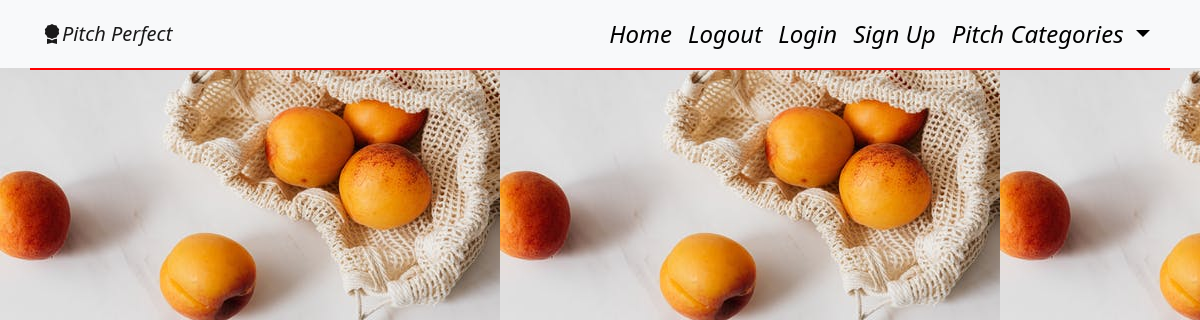
The page /pitches (signed in) on the database as committed earlier.
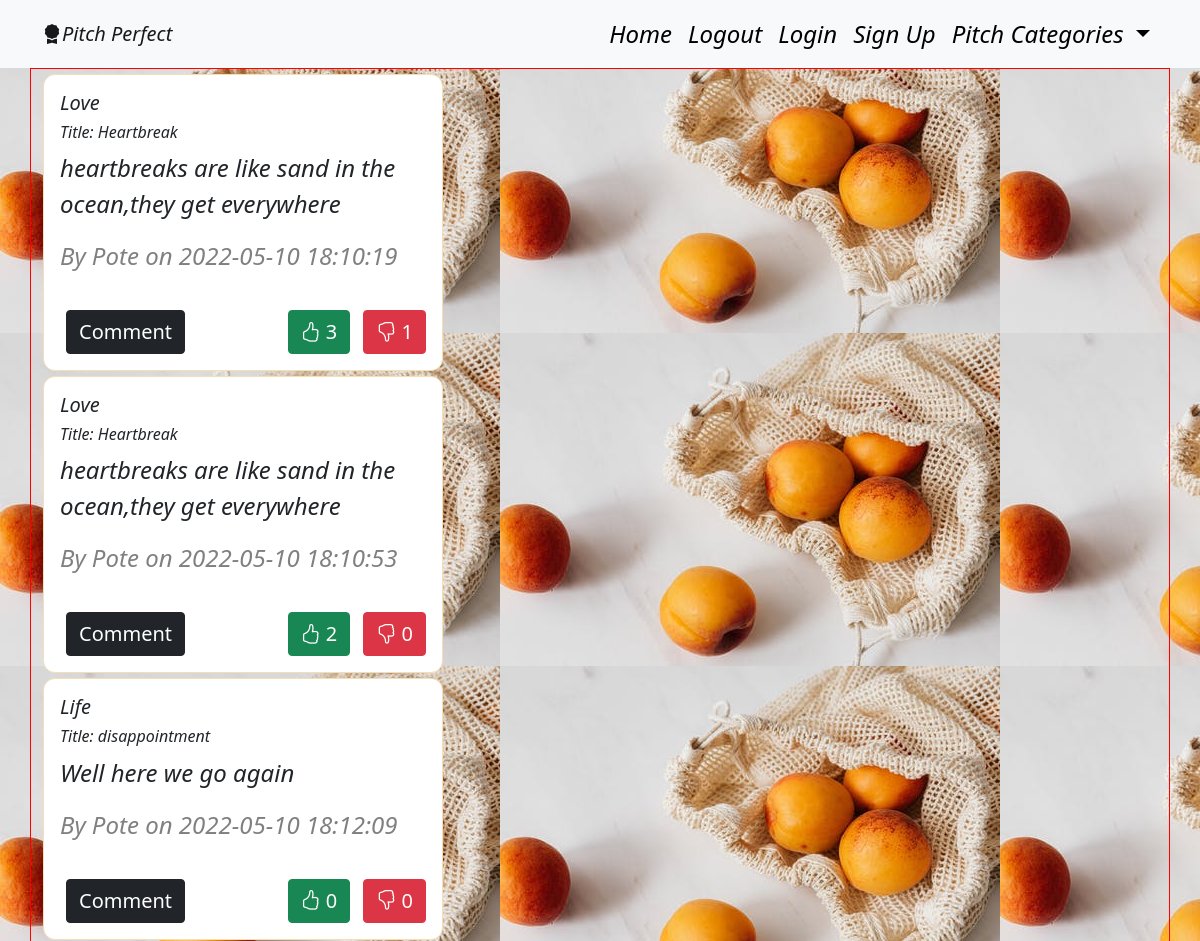
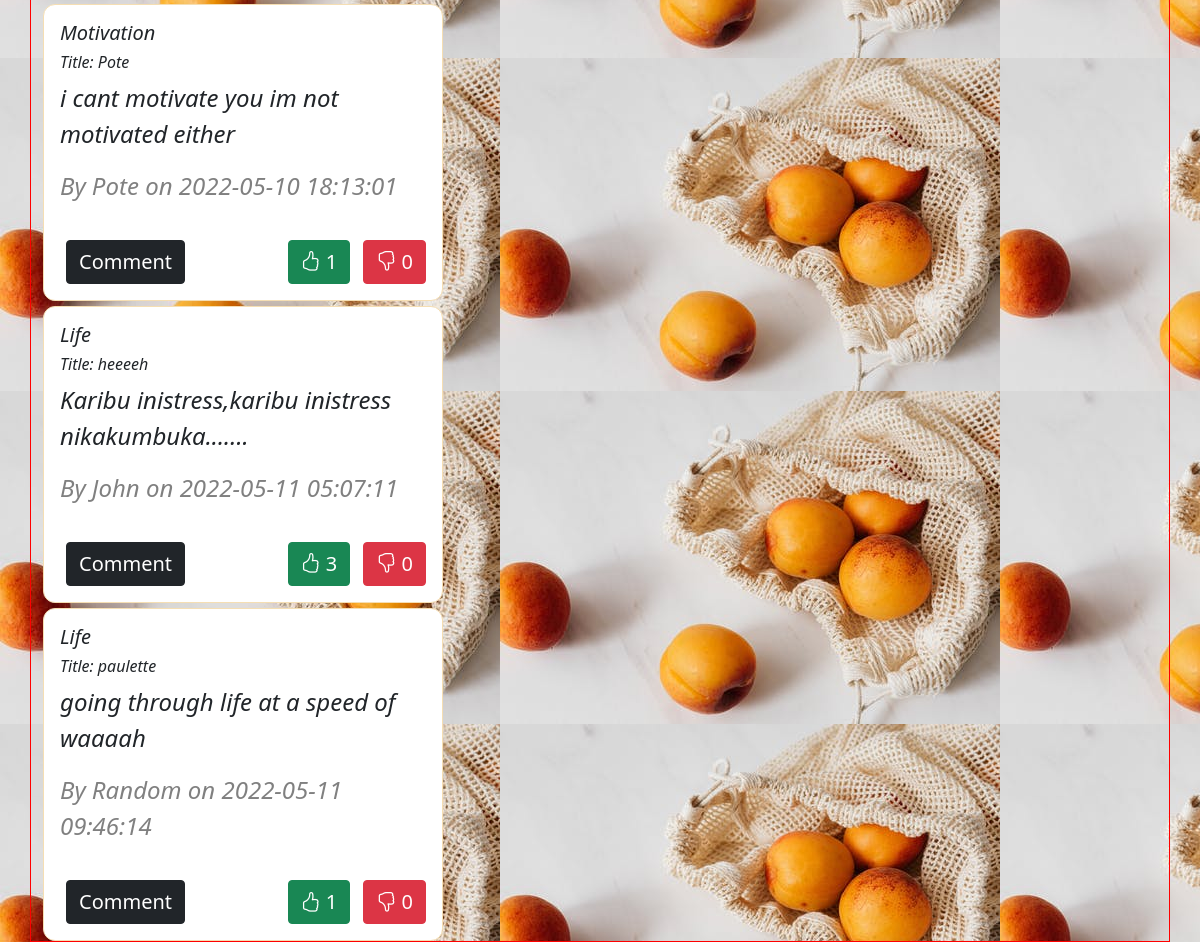
The same page on the database as committed later (2 pictures, top to bottom).
### app/models.py (models this page shows)
class Pitch(db.Model):
    __table_name__ = 'pitches'
    id = db.Column(db.Integer, primary_key=True)
    title = db.Column(db.String(255), nullable=False)
    category = db.Column(db.String(255), nullable=False)
    content = db.Column(db.String(255), nullable=False)
    user_id = db.Column(db.Integer, db.ForeignKey('user.id'))
    comment = db.relationship('Comment', backref='pitch', lazy='dynamic')
    upvotes = db.relationship('UpVote', backref='pitch', lazy='dynamic')
    downvotes = db.relationship('DownVote', backref='pitch', lazy='dynamic')
    date = db.Column(db.DateTime(timezone=True), default=func.now())

class User(db.Model, UserMixin):
    id = db.Column(db.Integer, primary_key=True)
    username = db.Column(db.String(255))
    email = db.Column(db.String(255), unique=True)
    password = db.Column(db.String(255))
    pitches = db.relationship('Pitch', backref='user', lazy='dynamic')

### app/main/views.py (the view)
@main.route('/pitches')
@login_required
def pitches():
    pitches = Pitch.query.all()
    return render_template('display_pitch.html', pitches=pitches)

### app/__init__.py (called while the page is built)
def create_app(config_name):  # a method to instantiate our App
    app = Flask(__name__)
    app.config['SECRET_KEY'] = 'SECRET'
    app.config['SQLALCHEMY_DATABASE_URI'] = f'sqlite:///{DB_NAME}'
    db.init_app(app)  # initialise our db
    mail.init_app(app) # initialize our mail
    login_manager = LoginManager()
    login_manager.login_view = 'auth.login'
    login_manager.init_app(app)
    bootstrap = Bootstrap(app)
    @login_manager.user_loader
    def load_user(user_id):
        return User.query.get(int(user_id))
    app.config.from_object(config_options[config_name])
    from .main import main as main_blueprint
    from .auth import auth as auth_blueprint
    app.register_blueprint(main_blueprint)
    app.register_blueprint(auth_blueprint, url_prefix='/')
    from .models import User, Pitch
    create_database(app)
    return app

### app/templates/display_pitch.html
{% extends 'base.html'%}
{% from 'display_pitch_macro.html' import display_pitches%}
{% block content %}
<div>{{ display_pitches(pitches) }}</div>
{% endblock %}

### app/templates/base.html (shortened to what this page needs)
{% extends 'bootstrap/base.html'%}
     {% block styles %}
    <link href="https://cdn.jsdelivr.net/npm/bootstrap@5.0.2/dist/css/bootstrap.min.css" rel="stylesheet">
    <link rel="stylesheet" href="https://cdn.jsdelivr.net/npm/bootstrap-icons@1.8.1/font/bootstrap-icons.css">
    <link rel="stylesheet" href="{{ url_for('static', filename='css/styles.css')}}">
    {% endblock %}
{% block navbar %}
{% include 'navbar.html' %}
{% endblock %}

### app/templates/display_pitch_macro.html
{% extends 'base.html' %}
{% macro display_pitches(pitches) %}
<div class="container pitch">
    <div class="row">
        <div class="col-md-4">
           {% if pitches %}
          {% for pitch in pitches %}
           <div class="card pitchCard" style="width: 25rem;">
                <div class="card-body">
                    <h5 class="card-title pitch-category">{{pitch.category}}</h5>
                    <h6>Title: {{pitch.title}}</h6>
                    <p>{{pitch.content}}</p>
                    <p class="author">By {{pitch.user.username.title()}} on {{pitch.date}}</p>
                    <div class="footer">
                        <div class="comments">
                            <a href="/comment/{{pitch.id}}"><button class="btn btn-dark">Comment</button></a>
                        </div>
                        <div class="votes">
                            <div class="upvote">
                            <a href="/like/{{pitch.id}}"><button class="btn btn-success"><i class="bi bi-hand-thumbs-up"></i> {{pitch.upvotes.count()}}</button></a>
                        </div>
                        <div class="downvote">
                            <a href="/dislike/{{pitch.id}}"><button class="btn btn-danger"><i class="bi bi-hand-thumbs-down"></i> {{pitch.downvotes.count()}}</button></a>
                        </div>
                        </div>
                    </div>
                </div>
           </div>
          {% endfor %}
         {% endif %}
        </div>
    </div>
</div>
{% endmacro %}

### app/templates/navbar.html (shortened to what this page needs)
<nav class="navbar navbar-expand-lg navbar-light bg-light">
  <div class="container">
    <a class="navbar-brand" href="#"><i class="bi bi-award-fill"></i>Pitch Perfect</a>
    <div class="collapse navbar-collapse" id="navbarNav">
      <ul class="navbar-nav ms-auto">
          <li class="nav-item">
          <a class="nav-link"  href="/">Home</a>
        </li>
          <li class="nav-item">
          <a class="nav-link" href="/logout">Logout</a>
        </li>
        <li class="nav-item">
          <a class="nav-link"  href="/login">Login</a>
        </li>
        <li class="nav-item">
          <a class="nav-link" href="/sign-up">Sign Up</a>
        </li>
        <li class="nav-item dropdown">
          <a class="nav-link dropdown-toggle" href="#" id="navbarDropdownMenuLink" role="button" data-bs-toggle="dropdown" aria-expanded="false">
            Pitch Categories
          </a>
        </li>
      </ul>
    </div>
  </div>
</nav>

### app/static/css/styles.css (style rules this page uses)
.nav-link { color: black !important; }
.card { border: 1px solid wheat; margin-top: 5px; }
.card-body { padding: 1rem; }
body { background-image: url("pexels-photo-4397920.jpeg"); font-style: italic; font-size: 1.5rem; }
.btn { margin-left: 0.3em; font-size: smaller; margin-top: 1em; }
.pitch { display: flex; align-items: center; justify-content: space-between; border: 1px solid red; }
.votes { display: flex; }
.pitchCard { border-radius: 0.5em; }
.author { color: grey; }
.footer { display: flex; align-items: center; justify-content: space-between; }
.downvote { margin-left: 0.3em; }

Rows that differ between the two databases and show on the page:
added Pitch: category "Love", title "Heartbreak", content "heartbreaks are like sand in the ocean,they get everywhere", user.username "Pote", date "2022-05-10 18:10:19", upvotes.count "3", downvotes.count "1"
added Pitch: category "Love", title "Heartbreak", content "heartbreaks are like sand in the ocean,they get everywhere", user.username "Pote", date "2022-05-10 18:10:53", upvotes.count "2", downvotes.count "0"
added Pitch: category "Life", title "disappointment", content "Well here we go again", user.username "Pote", date "2022-05-10 18:12:09", upvotes.count "0", downvotes.count "0"
added Pitch: category "Motivation", title "Pote", content "i cant motivate you im not motivated either", user.username "Pote", date "2022-05-10 18:13:01", upvotes.count "1", downvotes.count "0"
added Pitch: category "Life", title "heeeeh", content "Karibu inistress,karibu inistress nikakumbuka.......", user.username "John", date "2022-05-11 05:07:11", upvotes.count "3", downvotes.count "0"
added Pitch: category "Life", title "paulette", content "going through life at a speed of waaaah", user.username "Random", date "2022-05-11 09:46:14", upvotes.count "1", downvotes.count "0"
